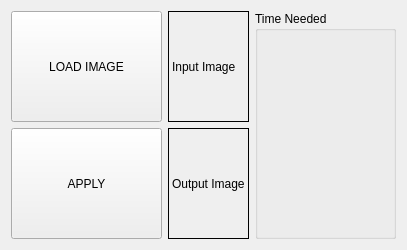
      <widget class="QWidget" name="harris">
       <attribute name="title">
        <string>Harris</string>
       </attribute>
       <layout class="QGridLayout" name="gridLayout_9">
        <item row="0" column="0">
         <layout class="QHBoxLayout" name="horizontalLayout_20">
          <item>
           <layout class="QVBoxLayout" name="verticalLayout_11">
            <item>
             <widget class="QPushButton" name="loadTab6">
              <property name="sizePolicy">
               <sizepolicy hsizetype="Fixed" vsizetype="Fixed">
                <horstretch>0</horstretch>
                <verstretch>0</verstretch>
               </sizepolicy>
              </property>
              <property name="minimumSize">
               <size>
                <width>151</width>
                <height>111</height>
               </size>
              </property>
              <property name="maximumSize">
               <size>
                <width>151</width>
                <height>111</height>
               </size>
              </property>
              <property name="text">
               <string>LOAD IMAGE</string>
              </property>
             </widget>
            </item>
            <item>
             <widget class="QPushButton" name="applyTab6">
              <property name="sizePolicy">
               <sizepolicy hsizetype="Fixed" vsizetype="Fixed">
                <horstretch>0</horstretch>
                <verstretch>0</verstretch>
               </sizepolicy>
              </property>
              <property name="minimumSize">
               <size>
                <width>151</width>
                <height>111</height>
               </size>
              </property>
              <property name="maximumSize">
               <size>
                <width>151</width>
                <height>111</height>
               </size>
              </property>
              <property name="text">
               <string>APPLY</string>
              </property>
             </widget>
            </item>
           </layout>
          </item>
          <item>
           <layout class="QVBoxLayout" name="verticalLayout_12">
            <item>
             <widget class="QLabel" name="inputTab6">
              <property name="frameShape">
               <enum>QFrame::Box</enum>
              </property>
              <property name="text">
               <string>Input Image</string>
              </property>
             </widget>
            </item>
            <item>
             <widget class="QLabel" name="outputTab6">
              <property name="frameShape">
               <enum>QFrame::Box</enum>
              </property>
              <property name="text">
               <string>Output Image</string>
              </property>
             </widget>
            </item>
           </layout>
          </item>
          <item>
           <widget class="QGroupBox" name="groupBox_5">
            <property name="sizePolicy">
             <sizepolicy hsizetype="Fixed" vsizetype="Preferred">
              <horstretch>0</horstretch>
              <verstretch>0</verstretch>
             </sizepolicy>
            </property>
            <property name="minimumSize">
             <size>
              <width>141</width>
              <height>0</height>
             </size>
            </property>
            <property name="maximumSize">
             <size>
              <width>250</width>
              <height>16777215</height>
             </size>
            </property>
            <property name="title">
             <string>Time Needed</string>
            </property>
            <widget class="QLabel" name="label_5">
             <property name="geometry">
              <rect>
               <x>70</x>
               <y>220</y>
               <width>121</width>
               <height>31</height>
              </rect>
             </property>
             <property name="sizePolicy">
              <sizepolicy hsizetype="Fixed" vsizetype="Fixed">
               <horstretch>0</horstretch>
               <verstretch>0</verstretch>
              </sizepolicy>
             </property>
             <property name="minimumSize">
              <size>
               <width>121</width>
               <height>31</height>
              </size>
             </property>
             <property name="maximumSize">
              <size>
               <width>121</width>
               <height>31</height>
              </size>
             </property>
             <property name="text">
              <string>Time(Min):</string>
             </property>
            </widget>
            <widget class="QLabel" name="timeTab6">
             <property name="geometry">
              <rect>
               <x>70</x>
               <y>280</y>
               <width>100</width>
               <height>31</height>
              </rect>
             </property>
             <property name="sizePolicy">
              <sizepolicy hsizetype="Fixed" vsizetype="Fixed">
               <horstretch>0</horstretch>
               <verstretch>0</verstretch>
              </sizepolicy>
             </property>
             <property name="minimumSize">
              <size>
               <width>100</width>
               <height>31</height>
              </size>
             </property>
             <property name="maximumSize">
              <size>
               <width>100</width>
               <height>31</height>
              </size>
             </property>
             <property name="frameShape">
              <enum>QFrame::Box</enum>
             </property>
             <property name="text">
              <string/>
             </property>
            </widget>
           </widget>
          </item>
         </layout>
        </item>
       </layout>
      </widget>
